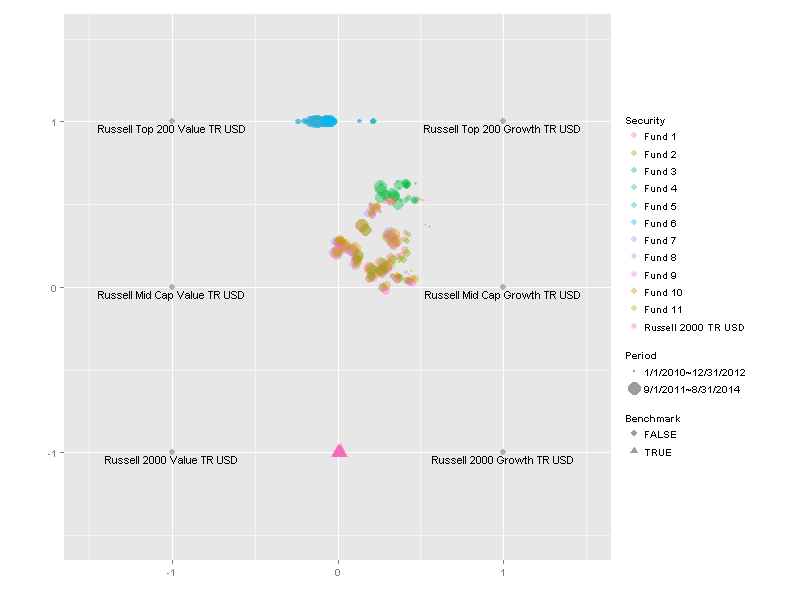

This figure's R source:
# Copyright 2015 Morningstar, Inc.

#library(xlsx)
#library(gdata)
library(XLConnect)
library(ggplot2)

# RBSA methodology https://corporate.morningstar.com/ib/documents/MethodologyDocuments/IBBAssociates/ReturnsBasedAnalysis.pdf

# data dump from PresentationStudio
ds<-(function(){
  xlsFile<-"OE Equity 1 - RBSA_20141010.xls"
  wb<-loadWorkbook(xlsFile)
  r=12
  p=26
  endCol = 2+1*8+(p-1)*8
  names<-readWorksheet(wb, 1, startRow=9, endRow=9, startCol=1, endCol=endCol, header=FALSE)
  names<-c(names[1:8], "period")
  months<-readWorksheet(wb, 1, startRow=7, endRow=8, startCol=1, endCol=endCol, header=FALSE)
  months<-paste(months[1,], months[2,], sep="~")[c(1,(1:(p-1))*8+2)]
  data<-readWorksheet(wb, 1, startRow=12, endRow=12+r-1, startCol=1, endCol=endCol, header=FALSE)
  ds<-data.frame()
  for(i in 1:p){
    t<-data[,c(1, 2, 1:6+ifelse(i==1, 2, 2+1+(i-1)*8))]
    t$period<-months[i]
    names(t)<-names
    ds<-rbind(ds, t)
  }
  if(any(round(rowSums(ds[,3:8])) != 100)){
    stop("input should be rescaled")
  }
  ds
})()

# The goal is to show style index and subject security on the same chart,
# also to show style drift. There is no clear meaning of X or Y axis, unlike
# the HB style charts. The chart simply assigns 2-D positions to represent
# the centroids, or center of masses. When the security is white noise data,
# cannot be explained by any of the style indexes, the center of mass should
# be (0, 0). As long as this criteria is met, the style index can be arranged
# in any position. The position of a security is also its center of mass, thus
# it is a weighted average of all masses of style indexes, with the weight
# provided in the dataset. When the assigned-position of style index changed,
# the chart may show different shape.

# 4, 6 or 9. In type "9", there is one style index whose assigned position is
# (0, 0), which means it has no mass and does not affect the shape of chart
matrix<-(makeMatrix<-function(type=6){
  switch(as.character(type),
         "4" = merge(c(-1, 1), c(1, -1)),
         "6" = merge(c(-1, 1), c(1, 0, -1)),
         "9" = merge(c(-1, 0, 1), c(1, 0, -1)))
})()

# points
xy<-(function(){
  xy<-as.data.frame(as.matrix(ds[,3:8])%*%as.matrix(matrix))
  cbind(SecId=ds$SecId, Name=ds[,2], Period=ds$period, as.data.frame(xy/100))
})()

# plot
(function(){
  rbsa<-(function(){
    r=1.5
    nameColors=sub("^Benchmark(.*?):\\s*", "", xy$Name)
    periodSizes=c(min(levels(xy$Period)), max(levels(xy$Period)))
    ggplot(xy)+
      geom_point(aes(x, y,
                     size=Period,
                     shape=grepl("^Benchmark", Name),
                     color=sub("^Benchmark(.*?):\\s*", "", Name)),
                 alpha=0.4)+
      scale_color_discrete(name="Security",
                           breaks=nameColors)+
      scale_shape_discrete(name="Benchmark")+
      scale_size_discrete(breaks=periodSizes)+
      guides(color = guide_legend(override.aes = list(size=3))) +
      guides(shape = guide_legend(override.aes = list(size=3))) +
      xlab("")+
      ylab("")+
      coord_fixed()+
      xlim(-r, r)+
      ylim(-r,r)+
      theme(legend.key = element_rect(fill="#ffffff"))+
      geom_point(data=matrix,
                 aes(matrix[1], matrix[2]),
                 size=3,
                 color="#000000",
                 alpha=0.3)+
      geom_text(data=matrix,
                aes(matrix[1], matrix[2], label=names(ds)[3:8]),
                size=4,
                vjust=1.2)
  })()
  
  # plot to file
  print(rbsa)
  png("rbsa.PNG", width=800, height=600)
  print(rbsa)
  dev.off()
})()
